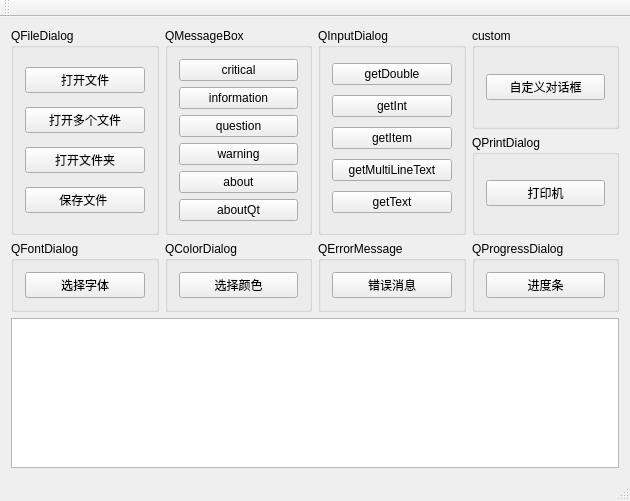
<?xml version="1.0" encoding="UTF-8"?>
<ui version="4.0">
 <class>MainWindow</class>
 <widget class="QMainWindow" name="MainWindow">
  <property name="geometry">
   <rect>
    <x>0</x>
    <y>0</y>
    <width>630</width>
    <height>501</height>
   </rect>
  </property>
  <property name="windowTitle">
   <string>MainWindow</string>
  </property>
  <widget class="QWidget" name="centralWidget">
   <layout class="QGridLayout" name="gridLayout">
    <item row="0" column="0" rowspan="2">
     <widget class="QGroupBox" name="groupBox">
      <property name="title">
       <string>QFileDialog</string>
      </property>
      <layout class="QGridLayout" name="gridLayout_10">
       <item row="0" column="0">
        <widget class="QPushButton" name="btn_openFile">
         <property name="text">
          <string>打开文件</string>
         </property>
        </widget>
       </item>
       <item row="1" column="0">
        <widget class="QPushButton" name="btn_openFiles">
         <property name="text">
          <string>打开多个文件</string>
         </property>
        </widget>
       </item>
       <item row="2" column="0">
        <widget class="QPushButton" name="btn_openDir">
         <property name="text">
          <string>打开文件夹</string>
         </property>
        </widget>
       </item>
       <item row="3" column="0">
        <widget class="QPushButton" name="btn_save">
         <property name="text">
          <string>保存文件 </string>
         </property>
        </widget>
       </item>
      </layout>
     </widget>
    </item>
    <item row="0" column="1" rowspan="2">
     <widget class="QGroupBox" name="groupBox_2">
      <property name="title">
       <string>QMessageBox</string>
      </property>
      <layout class="QGridLayout" name="gridLayout_2">
       <item row="0" column="0">
        <widget class="QPushButton" name="btn_critical">
         <property name="text">
          <string>critical</string>
         </property>
        </widget>
       </item>
       <item row="1" column="0">
        <widget class="QPushButton" name="btn_information">
         <property name="text">
          <string>information</string>
         </property>
        </widget>
       </item>
       <item row="2" column="0">
        <widget class="QPushButton" name="btn_question">
         <property name="text">
          <string>question</string>
         </property>
        </widget>
       </item>
       <item row="3" column="0">
        <widget class="QPushButton" name="btn_warning">
         <property name="text">
          <string>warning</string>
         </property>
        </widget>
       </item>
       <item row="4" column="0">
        <widget class="QPushButton" name="btn_about">
         <property name="text">
          <string>about</string>
         </property>
        </widget>
       </item>
       <item row="5" column="0">
        <widget class="QPushButton" name="btn_aboutQt">
         <property name="text">
          <string>aboutQt</string>
         </property>
        </widget>
       </item>
      </layout>
     </widget>
    </item>
    <item row="0" column="2" rowspan="2">
     <widget class="QGroupBox" name="groupBox_3">
      <property name="title">
       <string>QInputDialog</string>
      </property>
      <layout class="QGridLayout" name="gridLayout_3">
       <item row="0" column="0">
        <widget class="QPushButton" name="btn_getDouble">
         <property name="text">
          <string>getDouble</string>
         </property>
        </widget>
       </item>
       <item row="1" column="0">
        <widget class="QPushButton" name="btn_getInt">
         <property name="text">
          <string>getInt</string>
         </property>
        </widget>
       </item>
       <item row="2" column="0">
        <widget class="QPushButton" name="btn_getItem">
         <property name="text">
          <string>getItem</string>
         </property>
        </widget>
       </item>
       <item row="3" column="0">
        <widget class="QPushButton" name="btn_getMultiLineText">
         <property name="text">
          <string>getMultiLineText</string>
         </property>
        </widget>
       </item>
       <item row="4" column="0">
        <widget class="QPushButton" name="btn_getText">
         <property name="text">
          <string>getText</string>
         </property>
        </widget>
       </item>
      </layout>
     </widget>
    </item>
    <item row="0" column="3">
     <widget class="QGroupBox" name="groupBox_4">
      <property name="title">
       <string>custom</string>
      </property>
      <layout class="QGridLayout" name="gridLayout_4">
       <item row="0" column="0">
        <widget class="QPushButton" name="btn_logo">
         <property name="text">
          <string>自定义对话框</string>
         </property>
        </widget>
       </item>
      </layout>
     </widget>
    </item>
    <item row="1" column="3">
     <widget class="QGroupBox" name="groupBox_5">
      <property name="title">
       <string>QPrintDialog</string>
      </property>
      <layout class="QGridLayout" name="gridLayout_5">
       <item row="0" column="0">
        <widget class="QPushButton" name="btn_print">
         <property name="text">
          <string>打印机</string>
         </property>
        </widget>
       </item>
      </layout>
     </widget>
    </item>
    <item row="2" column="0">
     <widget class="QGroupBox" name="groupBox_6">
      <property name="title">
       <string>QFontDialog</string>
      </property>
      <layout class="QGridLayout" name="gridLayout_6">
       <item row="0" column="0">
        <widget class="QPushButton" name="btn_font">
         <property name="text">
          <string>选择字体</string>
         </property>
        </widget>
       </item>
      </layout>
     </widget>
    </item>
    <item row="2" column="1">
     <widget class="QGroupBox" name="groupBox_7">
      <property name="title">
       <string>QColorDialog</string>
      </property>
      <layout class="QGridLayout" name="gridLayout_7">
       <item row="0" column="0">
        <widget class="QPushButton" name="btn_color">
         <property name="text">
          <string>选择颜色</string>
         </property>
        </widget>
       </item>
      </layout>
     </widget>
    </item>
    <item row="2" column="2">
     <widget class="QGroupBox" name="groupBox_8">
      <property name="title">
       <string>QErrorMessage</string>
      </property>
      <layout class="QGridLayout" name="gridLayout_8">
       <item row="0" column="0">
        <widget class="QPushButton" name="btn_error">
         <property name="text">
          <string>错误消息</string>
         </property>
        </widget>
       </item>
      </layout>
     </widget>
    </item>
    <item row="2" column="3">
     <widget class="QGroupBox" name="groupBox_9">
      <property name="title">
       <string>QProgressDialog</string>
      </property>
      <layout class="QGridLayout" name="gridLayout_9">
       <item row="0" column="0">
        <widget class="QPushButton" name="btn_progress">
         <property name="text">
          <string>进度条</string>
         </property>
        </widget>
       </item>
      </layout>
     </widget>
    </item>
    <item row="3" column="0" colspan="4">
     <widget class="QTextEdit" name="textEdit"/>
    </item>
   </layout>
  </widget>
  <widget class="QMenuBar" name="menuBar">
   <property name="geometry">
    <rect>
     <x>0</x>
     <y>0</y>
     <width>630</width>
     <height>26</height>
    </rect>
   </property>
  </widget>
  <widget class="QToolBar" name="mainToolBar">
   <attribute name="toolBarArea">
    <enum>TopToolBarArea</enum>
   </attribute>
   <attribute name="toolBarBreak">
    <bool>false</bool>
   </attribute>
  </widget>
  <widget class="QStatusBar" name="statusBar"/>
 </widget>
 <layoutdefault spacing="6" margin="11"/>
 <resources/>
 <connections/>
</ui>
